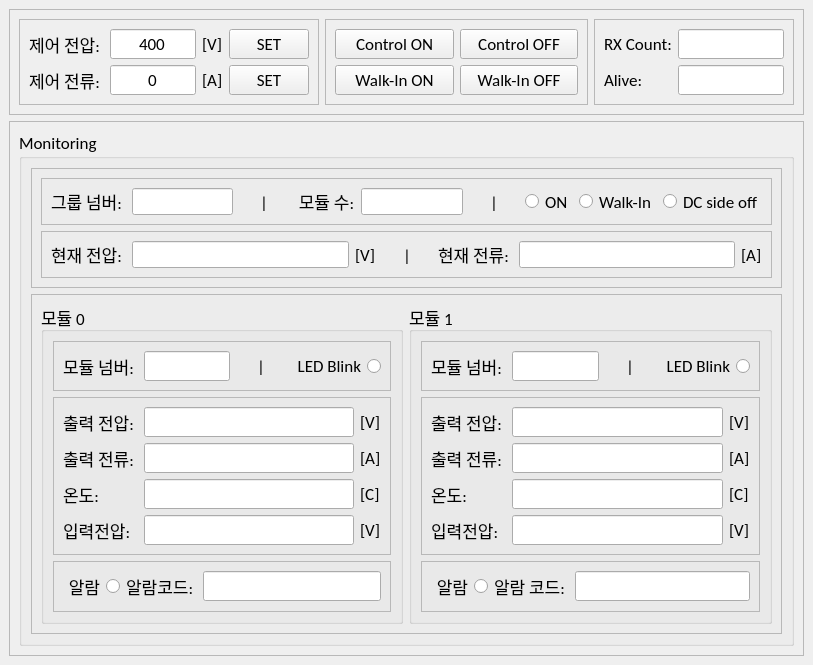
<?xml version="1.0" encoding="UTF-8"?>
<ui version="4.0">
 <class>MainWindow</class>
 <widget class="QMainWindow" name="MainWindow">
  <property name="geometry">
   <rect>
    <x>0</x>
    <y>0</y>
    <width>813</width>
    <height>628</height>
   </rect>
  </property>
  <property name="windowTitle">
   <string>MainWindow</string>
  </property>
  <widget class="QWidget" name="centralwidget">
   <layout class="QVBoxLayout" name="verticalLayout">
    <item>
     <widget class="QFrame" name="frame">
      <property name="maximumSize">
       <size>
        <width>16777215</width>
        <height>110</height>
       </size>
      </property>
      <property name="font">
       <font>
        <family>Calibri</family>
        <pointsize>13</pointsize>
       </font>
      </property>
      <property name="frameShape">
       <enum>QFrame::StyledPanel</enum>
      </property>
      <property name="frameShadow">
       <enum>QFrame::Raised</enum>
      </property>
      <layout class="QHBoxLayout" name="horizontalLayout">
       <item>
        <widget class="QFrame" name="frame_3">
         <property name="maximumSize">
          <size>
           <width>300</width>
           <height>16777215</height>
          </size>
         </property>
         <property name="font">
          <font>
           <family>Calibri</family>
           <pointsize>13</pointsize>
          </font>
         </property>
         <property name="frameShape">
          <enum>QFrame::StyledPanel</enum>
         </property>
         <property name="frameShadow">
          <enum>QFrame::Raised</enum>
         </property>
         <layout class="QGridLayout" name="gridLayout">
          <item row="0" column="0">
           <widget class="QLabel" name="label">
            <property name="font">
             <font>
              <family>Calibri</family>
              <pointsize>13</pointsize>
             </font>
            </property>
            <property name="text">
             <string>제어 전압: </string>
            </property>
           </widget>
          </item>
          <item row="0" column="2">
           <widget class="QLabel" name="label_3">
            <property name="font">
             <font>
              <family>Calibri</family>
              <pointsize>13</pointsize>
             </font>
            </property>
            <property name="text">
             <string>[V]</string>
            </property>
           </widget>
          </item>
          <item row="1" column="0">
           <widget class="QLabel" name="label_2">
            <property name="font">
             <font>
              <family>Calibri</family>
              <pointsize>13</pointsize>
             </font>
            </property>
            <property name="text">
             <string>제어 전류: </string>
            </property>
           </widget>
          </item>
          <item row="0" column="1">
           <widget class="QLineEdit" name="leSetOutputVoltage">
            <property name="font">
             <font>
              <family>Calibri</family>
              <pointsize>13</pointsize>
             </font>
            </property>
            <property name="text">
             <string>400</string>
            </property>
            <property name="alignment">
             <set>Qt::AlignCenter</set>
            </property>
           </widget>
          </item>
          <item row="1" column="2">
           <widget class="QLabel" name="label_4">
            <property name="font">
             <font>
              <family>Calibri</family>
              <pointsize>13</pointsize>
             </font>
            </property>
            <property name="text">
             <string>[A]</string>
            </property>
           </widget>
          </item>
          <item row="1" column="1">
           <widget class="QLineEdit" name="leSetOutputTotalCurrent">
            <property name="font">
             <font>
              <family>Calibri</family>
              <pointsize>13</pointsize>
             </font>
            </property>
            <property name="text">
             <string>0</string>
            </property>
            <property name="alignment">
             <set>Qt::AlignCenter</set>
            </property>
           </widget>
          </item>
          <item row="0" column="3">
           <widget class="QPushButton" name="pbSetOutputVoltage">
            <property name="text">
             <string>SET</string>
            </property>
           </widget>
          </item>
          <item row="1" column="3">
           <widget class="QPushButton" name="pbSetOutputTotalCurrent">
            <property name="text">
             <string>SET</string>
            </property>
           </widget>
          </item>
         </layout>
        </widget>
       </item>
       <item>
        <widget class="QFrame" name="frame_4">
         <property name="maximumSize">
          <size>
           <width>16777215</width>
           <height>16777215</height>
          </size>
         </property>
         <property name="font">
          <font>
           <family>Calibri</family>
           <pointsize>13</pointsize>
          </font>
         </property>
         <property name="frameShape">
          <enum>QFrame::StyledPanel</enum>
         </property>
         <property name="frameShadow">
          <enum>QFrame::Raised</enum>
         </property>
         <layout class="QGridLayout" name="gridLayout_2">
          <item row="0" column="0">
           <widget class="QPushButton" name="pbSetControlOn">
            <property name="font">
             <font>
              <family>Calibri</family>
              <pointsize>13</pointsize>
             </font>
            </property>
            <property name="text">
             <string>Control ON</string>
            </property>
           </widget>
          </item>
          <item row="0" column="1">
           <widget class="QPushButton" name="pbSetControlOff">
            <property name="font">
             <font>
              <family>Calibri</family>
              <pointsize>13</pointsize>
             </font>
            </property>
            <property name="text">
             <string>Control OFF</string>
            </property>
           </widget>
          </item>
          <item row="1" column="0">
           <widget class="QPushButton" name="pbSetWalkInOn">
            <property name="font">
             <font>
              <family>Calibri</family>
              <pointsize>13</pointsize>
             </font>
            </property>
            <property name="text">
             <string>Walk-In ON</string>
            </property>
           </widget>
          </item>
          <item row="1" column="1">
           <widget class="QPushButton" name="pbSetWalkInOff">
            <property name="font">
             <font>
              <family>Calibri</family>
              <pointsize>13</pointsize>
             </font>
            </property>
            <property name="text">
             <string>Walk-In OFF</string>
            </property>
           </widget>
          </item>
         </layout>
        </widget>
       </item>
       <item>
        <widget class="QFrame" name="frame_9">
         <property name="maximumSize">
          <size>
           <width>200</width>
           <height>16777215</height>
          </size>
         </property>
         <property name="frameShape">
          <enum>QFrame::StyledPanel</enum>
         </property>
         <property name="frameShadow">
          <enum>QFrame::Raised</enum>
         </property>
         <layout class="QFormLayout" name="formLayout">
          <item row="0" column="0">
           <widget class="QLabel" name="label_14">
            <property name="font">
             <font>
              <family>Calibri</family>
              <pointsize>13</pointsize>
             </font>
            </property>
            <property name="text">
             <string>RX Count:</string>
            </property>
           </widget>
          </item>
          <item row="0" column="1">
           <widget class="QLineEdit" name="leRxCount">
            <property name="font">
             <font>
              <family>Calibri</family>
              <pointsize>13</pointsize>
             </font>
            </property>
            <property name="alignment">
             <set>Qt::AlignCenter</set>
            </property>
           </widget>
          </item>
          <item row="1" column="0">
           <widget class="QLabel" name="label_37">
            <property name="font">
             <font>
              <family>Calibri</family>
              <pointsize>13</pointsize>
             </font>
            </property>
            <property name="text">
             <string>Alive:</string>
            </property>
           </widget>
          </item>
          <item row="1" column="1">
           <widget class="QLineEdit" name="leAliveCount">
            <property name="font">
             <font>
              <family>Calibri</family>
              <pointsize>13</pointsize>
             </font>
            </property>
            <property name="alignment">
             <set>Qt::AlignCenter</set>
            </property>
           </widget>
          </item>
         </layout>
        </widget>
       </item>
      </layout>
     </widget>
    </item>
    <item>
     <widget class="QFrame" name="frame_2">
      <property name="font">
       <font>
        <family>Calibri</family>
        <pointsize>13</pointsize>
       </font>
      </property>
      <property name="frameShape">
       <enum>QFrame::StyledPanel</enum>
      </property>
      <property name="frameShadow">
       <enum>QFrame::Raised</enum>
      </property>
      <layout class="QHBoxLayout" name="horizontalLayout_2">
       <item>
        <widget class="QGroupBox" name="groupBox">
         <property name="title">
          <string>Monitoring</string>
         </property>
         <layout class="QVBoxLayout" name="verticalLayout_2">
          <item>
           <widget class="QFrame" name="frame_5">
            <property name="maximumSize">
             <size>
              <width>16777215</width>
              <height>120</height>
             </size>
            </property>
            <property name="frameShape">
             <enum>QFrame::StyledPanel</enum>
            </property>
            <property name="frameShadow">
             <enum>QFrame::Raised</enum>
            </property>
            <layout class="QVBoxLayout" name="verticalLayout_3">
             <item>
              <widget class="QFrame" name="frame_7">
               <property name="maximumSize">
                <size>
                 <width>16777215</width>
                 <height>50</height>
                </size>
               </property>
               <property name="frameShape">
                <enum>QFrame::StyledPanel</enum>
               </property>
               <property name="frameShadow">
                <enum>QFrame::Raised</enum>
               </property>
               <layout class="QHBoxLayout" name="horizontalLayout_4">
                <item>
                 <widget class="QLabel" name="label_5">
                  <property name="font">
                   <font>
                    <family>Calibri</family>
                    <pointsize>13</pointsize>
                   </font>
                  </property>
                  <property name="text">
                   <string>그룹 넘버: </string>
                  </property>
                 </widget>
                </item>
                <item>
                 <widget class="QLineEdit" name="leGroupNo">
                  <property name="font">
                   <font>
                    <family>Calibri</family>
                    <pointsize>13</pointsize>
                   </font>
                  </property>
                  <property name="alignment">
                   <set>Qt::AlignCenter</set>
                  </property>
                 </widget>
                </item>
                <item>
                 <widget class="QLabel" name="label_6">
                  <property name="minimumSize">
                   <size>
                    <width>50</width>
                    <height>0</height>
                   </size>
                  </property>
                  <property name="font">
                   <font>
                    <family>Calibri</family>
                    <pointsize>13</pointsize>
                   </font>
                  </property>
                  <property name="text">
                   <string>|</string>
                  </property>
                  <property name="alignment">
                   <set>Qt::AlignCenter</set>
                  </property>
                 </widget>
                </item>
                <item>
                 <widget class="QLabel" name="label_8">
                  <property name="font">
                   <font>
                    <family>Calibri</family>
                    <pointsize>13</pointsize>
                   </font>
                  </property>
                  <property name="text">
                   <string> 모듈 수:</string>
                  </property>
                 </widget>
                </item>
                <item>
                 <widget class="QLineEdit" name="leGroupModuleCount">
                  <property name="font">
                   <font>
                    <family>Calibri</family>
                    <pointsize>13</pointsize>
                   </font>
                  </property>
                  <property name="alignment">
                   <set>Qt::AlignCenter</set>
                  </property>
                 </widget>
                </item>
                <item>
                 <widget class="QLabel" name="label_7">
                  <property name="minimumSize">
                   <size>
                    <width>50</width>
                    <height>0</height>
                   </size>
                  </property>
                  <property name="font">
                   <font>
                    <family>Calibri</family>
                    <pointsize>13</pointsize>
                   </font>
                  </property>
                  <property name="text">
                   <string>|</string>
                  </property>
                  <property name="alignment">
                   <set>Qt::AlignCenter</set>
                  </property>
                 </widget>
                </item>
                <item>
                 <widget class="QFrame" name="frame_16">
                  <property name="frameShape">
                   <enum>QFrame::NoFrame</enum>
                  </property>
                  <property name="frameShadow">
                   <enum>QFrame::Raised</enum>
                  </property>
                  <layout class="QHBoxLayout" name="horizontalLayout_6">
                   <property name="spacing">
                    <number>0</number>
                   </property>
                   <property name="leftMargin">
                    <number>0</number>
                   </property>
                   <property name="topMargin">
                    <number>0</number>
                   </property>
                   <property name="rightMargin">
                    <number>0</number>
                   </property>
                   <property name="bottomMargin">
                    <number>0</number>
                   </property>
                   <item>
                    <widget class="QRadioButton" name="rbControlOn">
                     <property name="text">
                      <string>ON</string>
                     </property>
                     <property name="checkable">
                      <bool>true</bool>
                     </property>
                    </widget>
                   </item>
                  </layout>
                 </widget>
                </item>
                <item>
                 <widget class="QFrame" name="frame_17">
                  <property name="frameShape">
                   <enum>QFrame::NoFrame</enum>
                  </property>
                  <property name="frameShadow">
                   <enum>QFrame::Raised</enum>
                  </property>
                  <layout class="QHBoxLayout" name="horizontalLayout_11">
                   <property name="spacing">
                    <number>0</number>
                   </property>
                   <property name="leftMargin">
                    <number>0</number>
                   </property>
                   <property name="topMargin">
                    <number>0</number>
                   </property>
                   <property name="rightMargin">
                    <number>0</number>
                   </property>
                   <property name="bottomMargin">
                    <number>0</number>
                   </property>
                   <item>
                    <widget class="QRadioButton" name="rbWalkInOn">
                     <property name="text">
                      <string>Walk-In</string>
                     </property>
                     <property name="checkable">
                      <bool>true</bool>
                     </property>
                    </widget>
                   </item>
                  </layout>
                 </widget>
                </item>
                <item>
                 <widget class="QFrame" name="frame_18">
                  <property name="frameShape">
                   <enum>QFrame::NoFrame</enum>
                  </property>
                  <property name="frameShadow">
                   <enum>QFrame::Raised</enum>
                  </property>
                  <layout class="QHBoxLayout" name="horizontalLayout_12">
                   <property name="spacing">
                    <number>0</number>
                   </property>
                   <property name="leftMargin">
                    <number>0</number>
                   </property>
                   <property name="topMargin">
                    <number>0</number>
                   </property>
                   <property name="rightMargin">
                    <number>0</number>
                   </property>
                   <property name="bottomMargin">
                    <number>0</number>
                   </property>
                   <item>
                    <widget class="QRadioButton" name="rbDCsideOff">
                     <property name="text">
                      <string>DC side off</string>
                     </property>
                     <property name="checkable">
                      <bool>true</bool>
                     </property>
                    </widget>
                   </item>
                  </layout>
                 </widget>
                </item>
               </layout>
              </widget>
             </item>
             <item>
              <widget class="QFrame" name="frame_8">
               <property name="maximumSize">
                <size>
                 <width>16777215</width>
                 <height>50</height>
                </size>
               </property>
               <property name="frameShape">
                <enum>QFrame::StyledPanel</enum>
               </property>
               <property name="frameShadow">
                <enum>QFrame::Raised</enum>
               </property>
               <layout class="QHBoxLayout" name="horizontalLayout_5">
                <item>
                 <widget class="QLabel" name="label_10">
                  <property name="font">
                   <font>
                    <family>Calibri</family>
                    <pointsize>13</pointsize>
                   </font>
                  </property>
                  <property name="text">
                   <string>현재 전압: </string>
                  </property>
                 </widget>
                </item>
                <item>
                 <widget class="QLineEdit" name="lePresentVoltage">
                  <property name="font">
                   <font>
                    <family>Calibri</family>
                    <pointsize>13</pointsize>
                   </font>
                  </property>
                  <property name="alignment">
                   <set>Qt::AlignCenter</set>
                  </property>
                 </widget>
                </item>
                <item>
                 <widget class="QLabel" name="label_9">
                  <property name="font">
                   <font>
                    <family>Calibri</family>
                    <pointsize>13</pointsize>
                   </font>
                  </property>
                  <property name="text">
                   <string>[V]</string>
                  </property>
                 </widget>
                </item>
                <item>
                 <widget class="QLabel" name="label_13">
                  <property name="minimumSize">
                   <size>
                    <width>50</width>
                    <height>0</height>
                   </size>
                  </property>
                  <property name="font">
                   <font>
                    <family>Calibri</family>
                    <pointsize>13</pointsize>
                   </font>
                  </property>
                  <property name="text">
                   <string>|</string>
                  </property>
                  <property name="alignment">
                   <set>Qt::AlignCenter</set>
                  </property>
                 </widget>
                </item>
                <item>
                 <widget class="QLabel" name="label_12">
                  <property name="font">
                   <font>
                    <family>Calibri</family>
                    <pointsize>13</pointsize>
                   </font>
                  </property>
                  <property name="text">
                   <string>현재 전류: </string>
                  </property>
                 </widget>
                </item>
                <item>
                 <widget class="QLineEdit" name="lePresentTotalCurrent">
                  <property name="font">
                   <font>
                    <family>Calibri</family>
                    <pointsize>13</pointsize>
                   </font>
                  </property>
                  <property name="alignment">
                   <set>Qt::AlignCenter</set>
                  </property>
                 </widget>
                </item>
                <item>
                 <widget class="QLabel" name="label_11">
                  <property name="font">
                   <font>
                    <family>Calibri</family>
                    <pointsize>13</pointsize>
                   </font>
                  </property>
                  <property name="text">
                   <string>[A]</string>
                  </property>
                 </widget>
                </item>
               </layout>
              </widget>
             </item>
            </layout>
           </widget>
          </item>
          <item>
           <widget class="QFrame" name="frame_6">
            <property name="frameShape">
             <enum>QFrame::StyledPanel</enum>
            </property>
            <property name="frameShadow">
             <enum>QFrame::Raised</enum>
            </property>
            <layout class="QHBoxLayout" name="horizontalLayout_3">
             <item>
              <widget class="QGroupBox" name="groupBox_2">
               <property name="title">
                <string>모듈 0</string>
               </property>
               <layout class="QVBoxLayout" name="verticalLayout_4">
                <item>
                 <widget class="QFrame" name="frame_10">
                  <property name="frameShape">
                   <enum>QFrame::StyledPanel</enum>
                  </property>
                  <property name="frameShadow">
                   <enum>QFrame::Raised</enum>
                  </property>
                  <layout class="QHBoxLayout" name="horizontalLayout_7">
                   <item>
                    <widget class="QLabel" name="label_15">
                     <property name="font">
                      <font>
                       <family>Calibri</family>
                       <pointsize>13</pointsize>
                      </font>
                     </property>
                     <property name="text">
                      <string>모듈 넘버: </string>
                     </property>
                    </widget>
                   </item>
                   <item>
                    <widget class="QLineEdit" name="leModule0_No">
                     <property name="font">
                      <font>
                       <family>Calibri</family>
                       <pointsize>13</pointsize>
                      </font>
                     </property>
                     <property name="alignment">
                      <set>Qt::AlignCenter</set>
                     </property>
                    </widget>
                   </item>
                   <item>
                    <widget class="QLabel" name="label_16">
                     <property name="minimumSize">
                      <size>
                       <width>50</width>
                       <height>0</height>
                      </size>
                     </property>
                     <property name="font">
                      <font>
                       <family>Calibri</family>
                       <pointsize>13</pointsize>
                      </font>
                     </property>
                     <property name="text">
                      <string>|</string>
                     </property>
                     <property name="alignment">
                      <set>Qt::AlignCenter</set>
                     </property>
                    </widget>
                   </item>
                   <item>
                    <widget class="QRadioButton" name="rbModule0_Blink">
                     <property name="layoutDirection">
                      <enum>Qt::RightToLeft</enum>
                     </property>
                     <property name="text">
                      <string>LED Blink</string>
                     </property>
                    </widget>
                   </item>
                  </layout>
                 </widget>
                </item>
                <item>
                 <widget class="QFrame" name="frame_11">
                  <property name="frameShape">
                   <enum>QFrame::StyledPanel</enum>
                  </property>
                  <property name="frameShadow">
                   <enum>QFrame::Raised</enum>
                  </property>
                  <layout class="QGridLayout" name="gridLayout_3">
                   <item row="2" column="0">
                    <widget class="QLabel" name="label_24">
                     <property name="font">
                      <font>
                       <family>Calibri</family>
                       <pointsize>13</pointsize>
                      </font>
                     </property>
                     <property name="text">
                      <string>온도: </string>
                     </property>
                    </widget>
                   </item>
                   <item row="2" column="1">
                    <widget class="QLineEdit" name="leModule0_Temp">
                     <property name="font">
                      <font>
                       <family>Calibri</family>
                       <pointsize>13</pointsize>
                      </font>
                     </property>
                     <property name="alignment">
                      <set>Qt::AlignCenter</set>
                     </property>
                    </widget>
                   </item>
                   <item row="1" column="0">
                    <widget class="QLabel" name="label_20">
                     <property name="font">
                      <font>
                       <family>Calibri</family>
                       <pointsize>13</pointsize>
                      </font>
                     </property>
                     <property name="text">
                      <string>출력 전류: </string>
                     </property>
                    </widget>
                   </item>
                   <item row="0" column="0">
                    <widget class="QLabel" name="label_22">
                     <property name="font">
                      <font>
                       <family>Calibri</family>
                       <pointsize>13</pointsize>
                      </font>
                     </property>
                     <property name="text">
                      <string>출력 전압: </string>
                     </property>
                    </widget>
                   </item>
                   <item row="1" column="2">
                    <widget class="QLabel" name="label_19">
                     <property name="font">
                      <font>
                       <family>Calibri</family>
                       <pointsize>13</pointsize>
                      </font>
                     </property>
                     <property name="text">
                      <string>[A]</string>
                     </property>
                    </widget>
                   </item>
                   <item row="3" column="1">
                    <widget class="QLineEdit" name="leModule0_InputVoltage">
                     <property name="font">
                      <font>
                       <family>Calibri</family>
                       <pointsize>13</pointsize>
                      </font>
                     </property>
                     <property name="alignment">
                      <set>Qt::AlignCenter</set>
                     </property>
                    </widget>
                   </item>
                   <item row="1" column="1">
                    <widget class="QLineEdit" name="leModule0_Current">
                     <property name="font">
                      <font>
                       <family>Calibri</family>
                       <pointsize>13</pointsize>
                      </font>
                     </property>
                     <property name="alignment">
                      <set>Qt::AlignCenter</set>
                     </property>
                    </widget>
                   </item>
                   <item row="0" column="2">
                    <widget class="QLabel" name="label_21">
                     <property name="font">
                      <font>
                       <family>Calibri</family>
                       <pointsize>13</pointsize>
                      </font>
                     </property>
                     <property name="text">
                      <string>[V]</string>
                     </property>
                    </widget>
                   </item>
                   <item row="0" column="1">
                    <widget class="QLineEdit" name="leModule0_Voltage">
                     <property name="font">
                      <font>
                       <family>Calibri</family>
                       <pointsize>13</pointsize>
                      </font>
                     </property>
                     <property name="alignment">
                      <set>Qt::AlignCenter</set>
                     </property>
                    </widget>
                   </item>
                   <item row="2" column="2">
                    <widget class="QLabel" name="label_23">
                     <property name="font">
                      <font>
                       <family>Calibri</family>
                       <pointsize>13</pointsize>
                      </font>
                     </property>
                     <property name="text">
                      <string>[C]</string>
                     </property>
                    </widget>
                   </item>
                   <item row="3" column="0">
                    <widget class="QLabel" name="label_26">
                     <property name="font">
                      <font>
                       <family>Calibri</family>
                       <pointsize>13</pointsize>
                      </font>
                     </property>
                     <property name="text">
                      <string>입력전압: </string>
                     </property>
                    </widget>
                   </item>
                   <item row="3" column="2">
                    <widget class="QLabel" name="label_25">
                     <property name="font">
                      <font>
                       <family>Calibri</family>
                       <pointsize>13</pointsize>
                      </font>
                     </property>
                     <property name="text">
                      <string>[V]</string>
                     </property>
                    </widget>
                   </item>
                  </layout>
                 </widget>
                </item>
                <item>
                 <widget class="QFrame" name="frame_12">
                  <property name="frameShape">
                   <enum>QFrame::StyledPanel</enum>
                  </property>
                  <property name="frameShadow">
                   <enum>QFrame::Raised</enum>
                  </property>
                  <layout class="QHBoxLayout" name="horizontalLayout_9">
                   <item>
                    <widget class="QRadioButton" name="rbModule0_Alarm">
                     <property name="layoutDirection">
                      <enum>Qt::RightToLeft</enum>
                     </property>
                     <property name="text">
                      <string>알람</string>
                     </property>
                    </widget>
                   </item>
                   <item>
                    <widget class="QLabel" name="label_27">
                     <property name="font">
                      <font>
                       <family>Calibri</family>
                       <pointsize>13</pointsize>
                      </font>
                     </property>
                     <property name="text">
                      <string>알람코드: </string>
                     </property>
                    </widget>
                   </item>
                   <item>
                    <widget class="QLineEdit" name="leModule0_AlarmCode">
                     <property name="font">
                      <font>
                       <family>Calibri</family>
                       <pointsize>13</pointsize>
                      </font>
                     </property>
                     <property name="alignment">
                      <set>Qt::AlignCenter</set>
                     </property>
                    </widget>
                   </item>
                  </layout>
                 </widget>
                </item>
               </layout>
              </widget>
             </item>
             <item>
              <widget class="QGroupBox" name="groupBox_3">
               <property name="title">
                <string>모듈 1</string>
               </property>
               <layout class="QVBoxLayout" name="verticalLayout_5">
                <item>
                 <widget class="QFrame" name="frame_14">
                  <property name="frameShape">
                   <enum>QFrame::StyledPanel</enum>
                  </property>
                  <property name="frameShadow">
                   <enum>QFrame::Raised</enum>
                  </property>
                  <layout class="QHBoxLayout" name="horizontalLayout_8">
                   <item>
                    <widget class="QLabel" name="label_17">
                     <property name="font">
                      <font>
                       <family>Calibri</family>
                       <pointsize>13</pointsize>
                      </font>
                     </property>
                     <property name="text">
                      <string>모듈 넘버: </string>
                     </property>
                    </widget>
                   </item>
                   <item>
                    <widget class="QLineEdit" name="leModule1_No">
                     <property name="font">
                      <font>
                       <family>Calibri</family>
                       <pointsize>13</pointsize>
                      </font>
                     </property>
                     <property name="alignment">
                      <set>Qt::AlignCenter</set>
                     </property>
                    </widget>
                   </item>
                   <item>
                    <widget class="QLabel" name="label_18">
                     <property name="minimumSize">
                      <size>
                       <width>50</width>
                       <height>0</height>
                      </size>
                     </property>
                     <property name="font">
                      <font>
                       <family>Calibri</family>
                       <pointsize>13</pointsize>
                      </font>
                     </property>
                     <property name="text">
                      <string>|</string>
                     </property>
                     <property name="alignment">
                      <set>Qt::AlignCenter</set>
                     </property>
                    </widget>
                   </item>
                   <item>
                    <widget class="QRadioButton" name="rbModule1_Blink">
                     <property name="layoutDirection">
                      <enum>Qt::RightToLeft</enum>
                     </property>
                     <property name="text">
                      <string>LED Blink</string>
                     </property>
                    </widget>
                   </item>
                  </layout>
                 </widget>
                </item>
                <item>
                 <widget class="QFrame" name="frame_13">
                  <property name="frameShape">
                   <enum>QFrame::StyledPanel</enum>
                  </property>
                  <property name="frameShadow">
                   <enum>QFrame::Raised</enum>
                  </property>
                  <layout class="QGridLayout" name="gridLayout_4">
                   <item row="2" column="0">
                    <widget class="QLabel" name="label_28">
                     <property name="font">
                      <font>
                       <family>Calibri</family>
                       <pointsize>13</pointsize>
                      </font>
                     </property>
                     <property name="text">
                      <string>온도: </string>
                     </property>
                    </widget>
                   </item>
                   <item row="2" column="1">
                    <widget class="QLineEdit" name="leModule1_Temp">
                     <property name="font">
                      <font>
                       <family>Calibri</family>
                       <pointsize>13</pointsize>
                      </font>
                     </property>
                     <property name="alignment">
                      <set>Qt::AlignCenter</set>
                     </property>
                    </widget>
                   </item>
                   <item row="1" column="0">
                    <widget class="QLabel" name="label_29">
                     <property name="font">
                      <font>
                       <family>Calibri</family>
                       <pointsize>13</pointsize>
                      </font>
                     </property>
                     <property name="text">
                      <string>출력 전류: </string>
                     </property>
                    </widget>
                   </item>
                   <item row="0" column="0">
                    <widget class="QLabel" name="label_30">
                     <property name="font">
                      <font>
                       <family>Calibri</family>
                       <pointsize>13</pointsize>
                      </font>
                     </property>
                     <property name="text">
                      <string>출력 전압: </string>
                     </property>
                    </widget>
                   </item>
                   <item row="1" column="2">
                    <widget class="QLabel" name="label_31">
                     <property name="font">
                      <font>
                       <family>Calibri</family>
                       <pointsize>13</pointsize>
                      </font>
                     </property>
                     <property name="text">
                      <string>[A]</string>
                     </property>
                    </widget>
                   </item>
                   <item row="3" column="1">
                    <widget class="QLineEdit" name="leModule1_InputVoltage">
                     <property name="font">
                      <font>
                       <family>Calibri</family>
                       <pointsize>13</pointsize>
                      </font>
                     </property>
                     <property name="alignment">
                      <set>Qt::AlignCenter</set>
                     </property>
                    </widget>
                   </item>
                   <item row="1" column="1">
                    <widget class="QLineEdit" name="leModule1_Current">
                     <property name="font">
                      <font>
                       <family>Calibri</family>
                       <pointsize>13</pointsize>
                      </font>
                     </property>
                     <property name="alignment">
                      <set>Qt::AlignCenter</set>
                     </property>
                    </widget>
                   </item>
                   <item row="0" column="2">
                    <widget class="QLabel" name="label_32">
                     <property name="font">
                      <font>
                       <family>Calibri</family>
                       <pointsize>13</pointsize>
                      </font>
                     </property>
                     <property name="text">
                      <string>[V]</string>
                     </property>
                    </widget>
                   </item>
                   <item row="0" column="1">
                    <widget class="QLineEdit" name="leModule1_Voltage">
                     <property name="font">
                      <font>
                       <family>Calibri</family>
                       <pointsize>13</pointsize>
                      </font>
                     </property>
                     <property name="alignment">
                      <set>Qt::AlignCenter</set>
                     </property>
                    </widget>
                   </item>
                   <item row="2" column="2">
                    <widget class="QLabel" name="label_33">
                     <property name="font">
                      <font>
                       <family>Calibri</family>
                       <pointsize>13</pointsize>
                      </font>
                     </property>
                     <property name="text">
                      <string>[C]</string>
                     </property>
                    </widget>
                   </item>
                   <item row="3" column="0">
                    <widget class="QLabel" name="label_34">
                     <property name="font">
                      <font>
                       <family>Calibri</family>
                       <pointsize>13</pointsize>
                      </font>
                     </property>
                     <property name="text">
                      <string>입력전압: </string>
                     </property>
                    </widget>
                   </item>
                   <item row="3" column="2">
                    <widget class="QLabel" name="label_35">
                     <property name="font">
                      <font>
                       <family>Calibri</family>
                       <pointsize>13</pointsize>
                      </font>
                     </property>
                     <property name="text">
                      <string>[V]</string>
                     </property>
                    </widget>
                   </item>
                  </layout>
                 </widget>
                </item>
                <item>
                 <widget class="QFrame" name="frame_15">
                  <property name="frameShape">
                   <enum>QFrame::StyledPanel</enum>
                  </property>
                  <property name="frameShadow">
                   <enum>QFrame::Raised</enum>
                  </property>
                  <layout class="QHBoxLayout" name="horizontalLayout_10">
                   <item>
                    <widget class="QRadioButton" name="rbModule1_Alarm">
                     <property name="layoutDirection">
                      <enum>Qt::RightToLeft</enum>
                     </property>
                     <property name="text">
                      <string>알람</string>
                     </property>
                    </widget>
                   </item>
                   <item>
                    <widget class="QLabel" name="label_36">
                     <property name="font">
                      <font>
                       <family>Calibri</family>
                       <pointsize>13</pointsize>
                      </font>
                     </property>
                     <property name="text">
                      <string>알람 코드: </string>
                     </property>
                    </widget>
                   </item>
                   <item>
                    <widget class="QLineEdit" name="leModule1_AlarmCode">
                     <property name="font">
                      <font>
                       <family>Calibri</family>
                       <pointsize>13</pointsize>
                      </font>
                     </property>
                     <property name="alignment">
                      <set>Qt::AlignCenter</set>
                     </property>
                    </widget>
                   </item>
                  </layout>
                 </widget>
                </item>
               </layout>
              </widget>
             </item>
            </layout>
           </widget>
          </item>
         </layout>
        </widget>
       </item>
      </layout>
     </widget>
    </item>
   </layout>
  </widget>
 </widget>
 <resources/>
 <connections/>
</ui>
